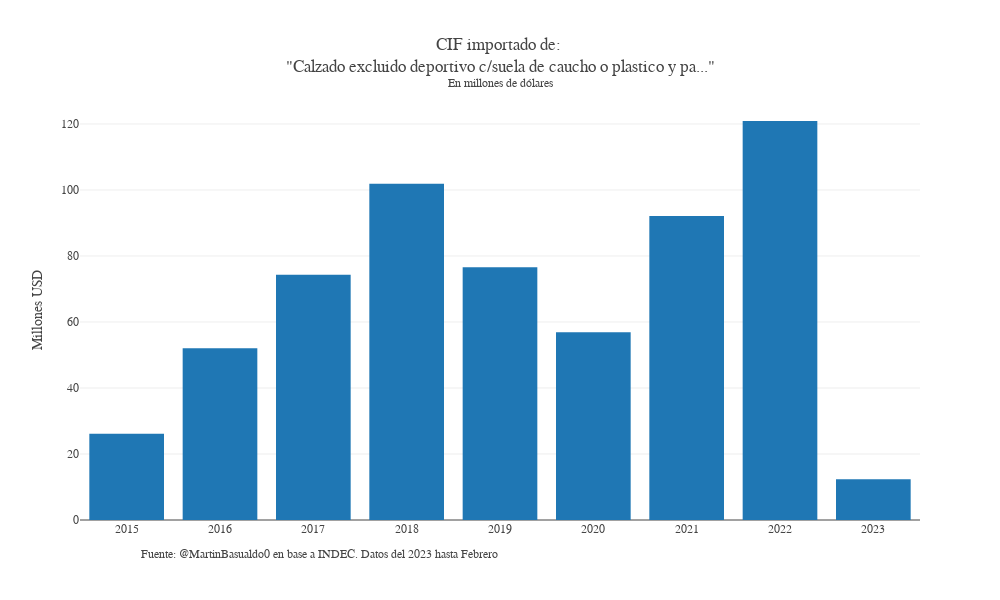

Notebook code cell kept with this figure:
### Code cell
def ncm_fob_anual(anio_desde,df=df_anual, ncm='27111100'):
    ncm=str(ncm)
    df = df[df['año'] >= anio_desde].reset_index(drop = True)
    df=df[df.ncm==ncm].reset_index(drop=True)
    descri = acorta_descri(df.ncm_descri.iloc[0], largo = 60)
    df=df.groupby('año',as_index=False).sum()
    # titles = get_lista_paises(dfs)
             
    ncm_fob=go.Figure()
    # for i in range(len(dfs)):
    x=df['año']
    ncm_fob.add_trace(go.Bar(x=x, y=df["cif(u$s)"]/1000000, name="FOB Aceite de soja", textposition='inside',
    # text=dfs[i]["fob_licuado"]/1000, texttemplate = '%{text:.2f}'
    ))

    # ncm_fob.update_xaxes(showgrid=True, title_text="Mes", title_standoff=7)
    ncm_fob.update_yaxes(title_text="Millones USD", tickformat=',')
    ncm_fob.update_layout(uniformtext_minsize=10, uniformtext_mode='hide')

    ncm_fob.update_layout(barmode='relative',separators=",.", font_family="Georgia", 
                                            #  margin ={'t': 0},
    height=600, width=1000, 
    xaxis = dict(tickmode = "linear"),
    template = 'none',
    title_text=f"CIF importado de: <br>\"{descri}\"<br><sup>En millones de dólares</sup>",
    legend = dict(yanchor="top",y=1, xanchor="left", x=1, orientation="v"))
    note = f'Fuente: @MartinBasualdo0 en base a INDEC. Datos del {ultimo_anio_disponible} hasta {ultimo_mes_disponible}'
    ncm_fob.add_annotation(showarrow=False, text=note,font=dict(size=12), xref='paper', x=0.5, yref='paper', y=-0.1,
                                     xanchor='right', yanchor='auto', xshift=0, yshift=0,)
    return ncm_fob

ncm_fob_anual(2008, ncm="64041900")

### Figure 1 — Plotly figure (JSON) as saved in the notebook; plotly's stock layout.template omitted (floating-point values rounded to 4 significant figures)
{"data": [{"name": "FOB Aceite de soja", "textposition": "inside", "type": "bar", "x": [2015, 2016, 2017, 2018, 2019, 2020, 2021, 2022, 2023], "y": [26.1, 52.03, 74.28, 101.9, 76.6, 56.92, 92.12, 120.9, 12.35]}], "layout": {"annotations": [{"font": {"size": 12}, "showarrow": false, "text": "Fuente: @MartinBasualdo0 en base a INDEC. Datos del 2023 hasta Febrero", "x": 0.5, "xanchor": "right", "xref": "paper", "xshift": 0, "y": -0.1, "yanchor": "auto", "yref": "paper", "yshift": 0}], "barmode": "relative", "font": {"family": "Georgia"}, "height": 600, "legend": {"orientation": "v", "x": 1, "xanchor": "left", "y": 1, "yanchor": "top"}, "separators": ",.", "title": {"text": "CIF importado de: <br>\"Calzado excluido deportivo c/suela de caucho o plastico y pa...\"<br><sup>En millones de dólares</sup>"}, "uniformtext": {"minsize": 10, "mode": "hide"}, "width": 1000, "xaxis": {"tickmode": "linear"}, "yaxis": {"tickformat": ",", "title": {"text": "Millones USD"}}}}
